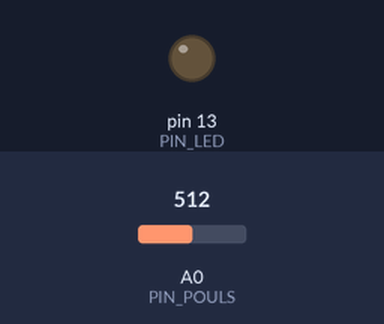
The sketch below on a simulated Arduino Uno, built with avr-gcc and run on an emulated ATmega328P. On the bench: output pins drawn as LEDs (lit = HIGH). The inputs (shaded band) are chosen by the test bench; at power-on: A0 (PIN_POULS) = 512. What the sketch prints to the serial monitor is not drawn.

Above: at 1.2 s.
1.3 s: A0 (PIN_POULS) set to 538
2.8 s: A0 (PIN_POULS) set to 564
At 3.5 s:
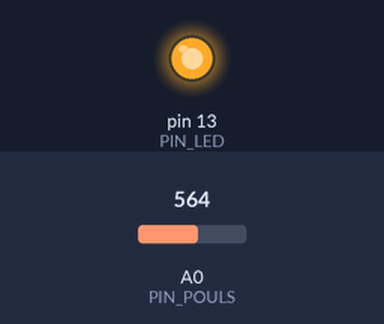
4.3 s: A0 (PIN_POULS) set to 511
At 4.6 s:
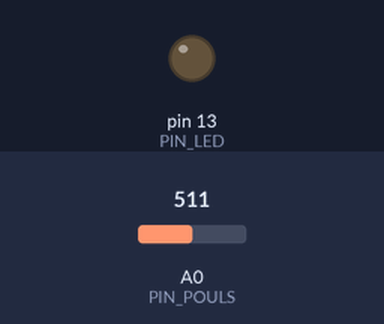
5.8 s: A0 (PIN_POULS) set to 560
At 7.2 s:
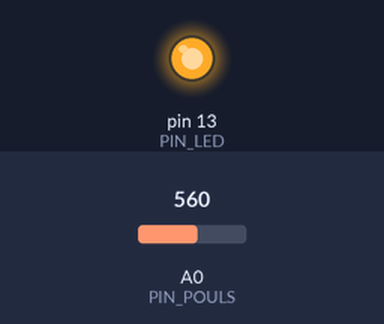
Timing chart, 0 to 8.3 s (numbered marks = the images above; inputs shaded):
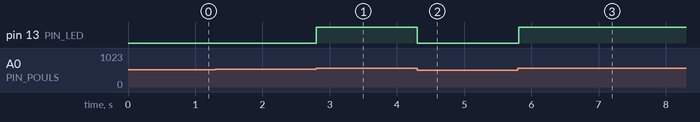

Measured:
- the behaviour switches between 550 and 551 on A0 (PIN_POULS) (found by bisection; images 0 and 1)
- after the input at 1.3 s, every drawn part: stays the same
- after the input at 2.8 s, pin 13 (PIN_LED): LOW → HIGH at once
- after the input at 4.3 s, pin 13 (PIN_LED): HIGH → LOW at once
- after the input at 5.8 s, pin 13 (PIN_LED): LOW → HIGH at once

The sketch:

45_Capteur_Pouls.ino
```cpp
/*
 * =====================================================================
 *  Arduino Lab Nexus v6.1.0 STABLE  -  Capteur de pouls
 * =====================================================================
 *  Explication : Détecte les battements cardiaques avec un capteur de pouls analogique et calcule les BPM.
 *  Carte       : Arduino UNO / Nano (ATmega328P) - compatible Mega
 *  Moniteur    : 9600 bauds
 *
 *  Câblage :
 *   Arduino 5V     -> Pouls +
 *   Arduino GND    -> Pouls -
 *   Arduino A0     -> Pouls S
 *
 *  Bibliothèques requises (arduino-cli lib install "...") : aucune
 * =====================================================================
 */
// @libs:

// Broches et réglages
const uint8_t PIN_POULS = A0;
const uint8_t PIN_LED   = 13;
const int SEUIL         = 550;    // seuil de détection d'un battement (à ajuster)
const unsigned long INTERVALLE_MIN_MS = 300;  // ignore les battements trop rapprochés (>200 BPM)

bool auDessus = false;
unsigned long dernierBattement = 0;

void setup() {
  pinMode(PIN_LED, OUTPUT);
  Serial.begin(9600);
  Serial.println(F("[45] Capteur de pouls pret (poser le doigt)"));
}

void loop() {
  int signal = analogRead(PIN_POULS);
  unsigned long maintenant = millis();
  // Front montant au-dessus du seuil = un battement
  if (signal > SEUIL && !auDessus) {
    auDessus = true;
    digitalWrite(PIN_LED, HIGH);
    unsigned long ecart = maintenant - dernierBattement;
    if (ecart > INTERVALLE_MIN_MS) {
      if (dernierBattement > 0 && ecart < 2000) {
        Serial.print(F("BPM: ")); Serial.println(60000UL / ecart);
      }
      dernierBattement = maintenant;
    }
  }
  // Retour sous le seuil
  if (signal < SEUIL - 20 && auDessus) {
    auDessus = false;
    digitalWrite(PIN_LED, LOW);
  }
  delay(10);
}
```
